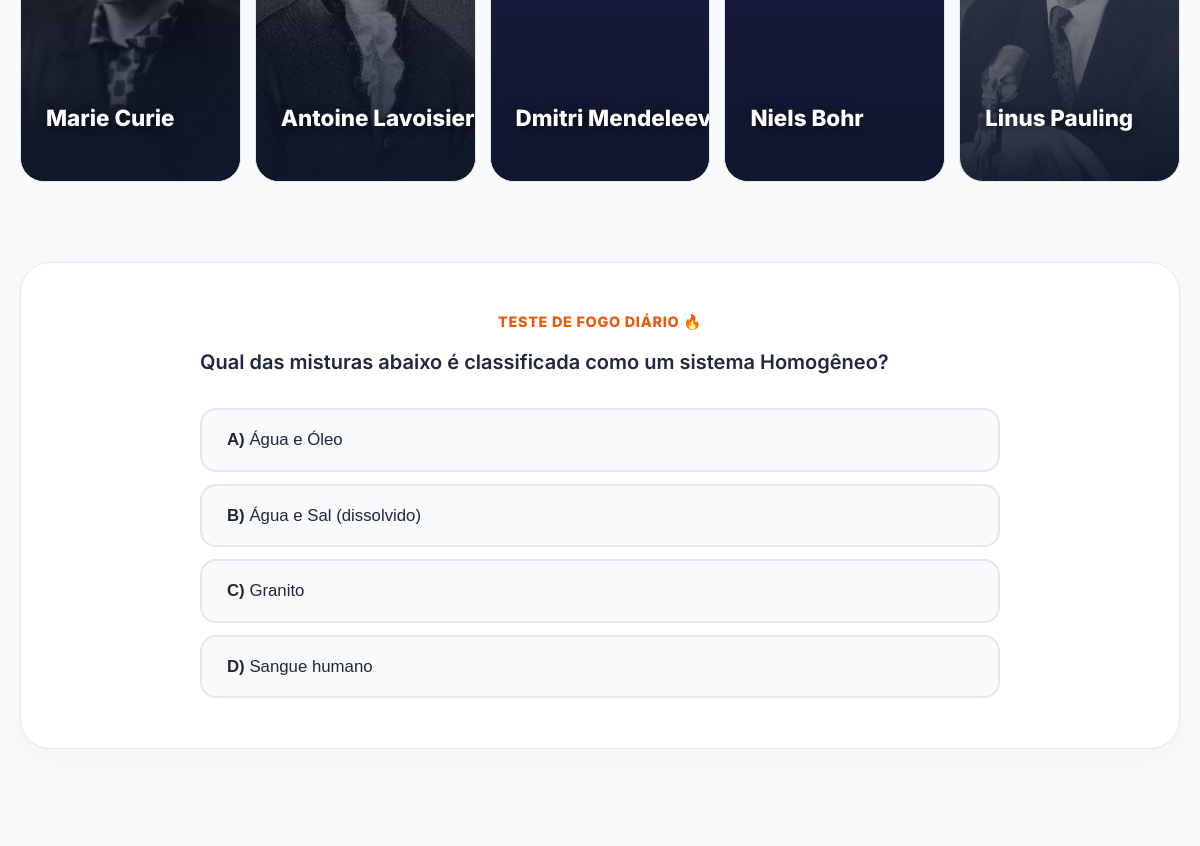
/ (middle part), run on an earlier commit of the app's database.
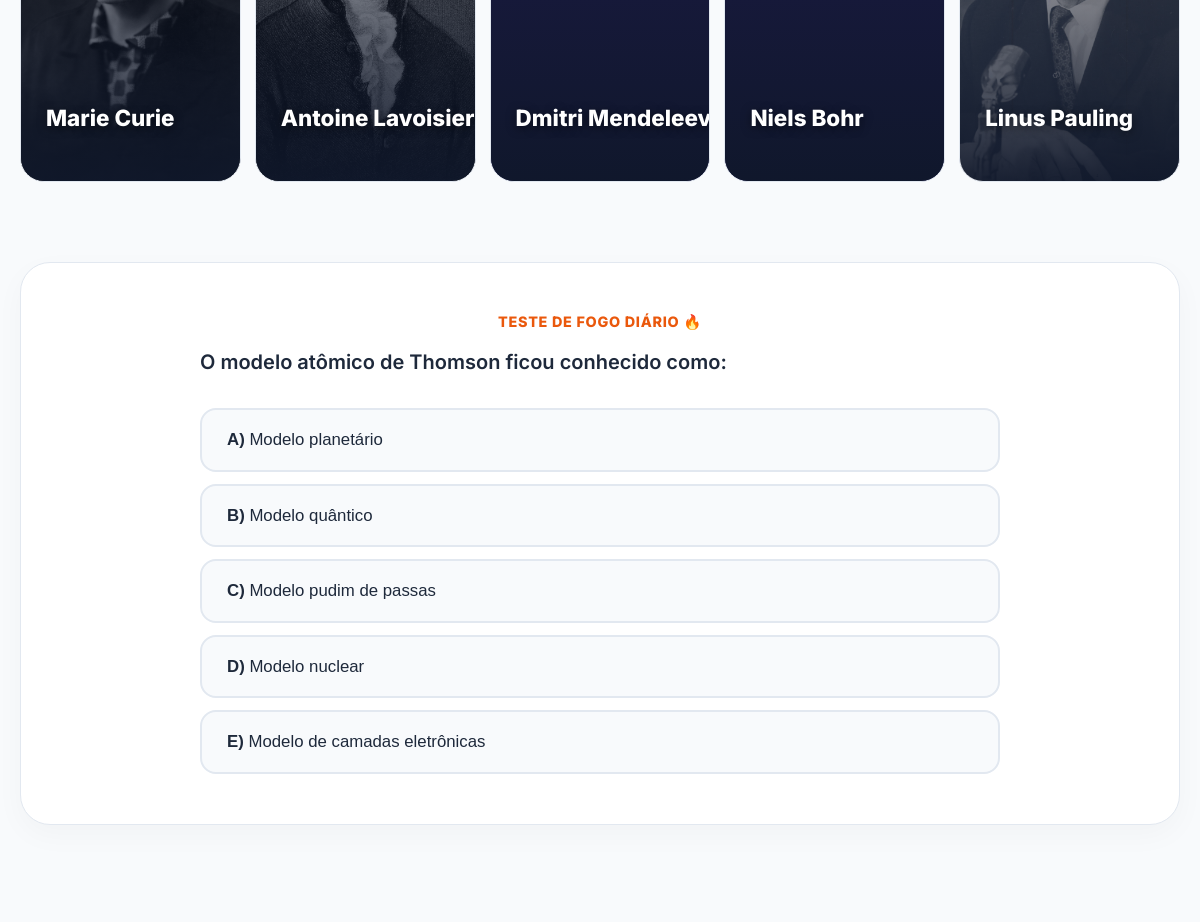
And on a later commit of the database.
### tables this page shows
CREATE TABLE `questions` (
  `id` int(11) NOT NULL,
  `subtopic_id` int(11) NOT NULL,
  `aula_id` int(11) DEFAULT NULL,
  `enunciado` text NOT NULL,
  `resolucao_comentada` text,
  `criado_por` int(11) DEFAULT NULL
);

CREATE TABLE `alternatives` (
  `id` int(11) NOT NULL,
  `question_id` int(11) NOT NULL,
  `letra` char(1) NOT NULL,
  `texto_alternativa` text NOT NULL,
  `eh_correta` tinyint(1) DEFAULT '0'
);

### index.php (the view, shortened to what this page needs)
<?php
require_once 'config.php';
$desafio_enunciado = "Qual das misturas abaixo é classificada como um sistema Homogêneo?";
$alts_desafio = [];
$letra_correta_desafio = 'B';
try {
    $stmtDesafio = $pdo->query("SELECT id, enunciado FROM questions ORDER BY RAND() LIMIT 1");
    $questao_rand = $stmtDesafio->fetch(PDO::FETCH_ASSOC);
    if ($questao_rand) {
        $desafio_enunciado = $questao_rand['enunciado'];
        $stmtAlts = $pdo->prepare("SELECT letra, texto_alternativa, eh_correta FROM alternatives WHERE question_id = ? ORDER BY letra ASC");
        $stmtAlts->execute([$questao_rand['id']]);
        $alts_desafio = $stmtAlts->fetchAll(PDO::FETCH_ASSOC);
        foreach ($alts_desafio as $alt) {
            if ($alt['eh_correta'] == 1) {
                $letra_correta_desafio = $alt['letra'];
            }
        }
    }
} catch (Exception $e) {
}
?>
<!DOCTYPE html>
<html lang="pt-BR" style="scroll-behavior: smooth;">
<head>
</head>
<body>
  <section id="interativos" class="interativos-section">
    <div class="notaveis-container">
        <div class="notavel-card bg-curie">
            <div class="notavel-info">
                <h3 class="notavel-nome">Marie Curie</h3>
            </div>
        </div>
        <div class="notavel-card bg-lavoisier">
            <div class="notavel-info">
                <h3 class="notavel-nome">Antoine Lavoisier</h3>
            </div>
        </div>
        <div class="notavel-card bg-mendeleev">
            <div class="notavel-info">
                <h3 class="notavel-nome">Dmitri Mendeleev</h3>
            </div>
        </div>
        <div class="notavel-card bg-bohr">
            <div class="notavel-info">
                <h3 class="notavel-nome">Niels Bohr</h3>
            </div>
        </div>
        <div class="notavel-card bg-pauling">
            <div class="notavel-info">
                <h3 class="notavel-nome">Linus Pauling</h3>
            </div>
        </div>
    </div>
    <div class="desafio-box">
        <span style="color: var(--laranja-enem); font-weight: 800; font-size: 0.9rem; text-transform: uppercase; letter-spacing: 0.05em; display: block; margin-bottom: 15px;">Teste de Fogo Diário 🔥</span>
        <?php if (!empty($alts_desafio)): ?>
            <div class="desafio-pergunta"><?php echo nl2br(htmlspecialchars($desafio_enunciado)); ?></div>
            <div class="desafio-opcoes" id="opcoesDesafio">
                <?php foreach ($alts_desafio as $alt): ?>
                    <button class="btn-opcao" onclick="verificarRespostaDesafio(this, <?php echo $alt['eh_correta']; ?>, '<?php echo $letra_correta_desafio; ?>')">
                        <strong><?php echo $alt['letra']; ?>)</strong> <?php echo htmlspecialchars($alt['texto_alternativa']); ?>
                    </button>
                <?php endforeach; ?>
            </div>
        <?php else: ?>
            <div class="desafio-pergunta">Qual das misturas abaixo é classificada como um sistema Homogêneo?</div>
            <div class="desafio-opcoes" id="opcoesDesafio">
                <button class="btn-opcao" onclick="verificarRespostaDesafio(this, 0, 'B')"><strong>A)</strong> Água e Óleo</button>
                <button class="btn-opcao" onclick="verificarRespostaDesafio(this, 1, 'B')"><strong>B)</strong> Água e Sal (dissolvido)</button>
                <button class="btn-opcao" onclick="verificarRespostaDesafio(this, 0, 'B')"><strong>C)</strong> Granito</button>
                <button class="btn-opcao" onclick="verificarRespostaDesafio(this, 0, 'B')"><strong>D)</strong> Sangue humano</button>
            </div>
        <?php endif; ?>
    </div>
  </section>
</body>
</html>

### index.php (style rules this page uses)
:root { --roxo-base: #7c3aed; --roxo-escuro: #4c1d95; --roxo-claro: #ede9fe; --texto-principal: #1e293b; --texto-secundario: #64748b; --bg-global: #f8fafc; --bg-card: #ffffff; --borda: #e2e8f0; --laranja-enem: #ea580c; --nav-bg: rgba(255, 255, 255, 0.85); }
body { font-family: 'Inter', sans-serif; background-color: var(--bg-global); color: var(--texto-principal); margin: 0; padding: 0; overflow-x: hidden; transition: background-color 0.3s ease, color 0.3s ease; }
.interativos-section { padding: 100px 20px; max-width: 1200px; margin: 0 auto; }
.notaveis-container { display: flex; height: 400px; gap: 14px; margin-bottom: 80px; }
.notavel-card { flex: 1; border-radius: 24px; overflow: hidden; transition: flex 0.6s cubic-bezier(0.25, 0.8, 0.25, 1), border-color 0.3s; cursor: pointer; position: relative; border: 1px solid var(--borda); display: flex; flex-direction: column; justify-content: flex-end; padding: 25px; background-size: cover; background-position: center center; background-repeat: no-repeat; background-color: #1e1b4b; }
.notavel-card::before { content: ''; position: absolute; top: 0; left: 0; right: 0; bottom: 0; background: linear-gradient(to top, rgba(15,23,42,0.95) 0%, rgba(15,23,42,0.5) 50%, rgba(15,23,42,0.2) 100%); z-index: 1; transition: opacity 0.3s; }
.notavel-info { position: relative; z-index: 2; color: white; text-align: left; }
.notavel-nome { font-weight: 800; font-size: 1.4rem; margin: 0; white-space: nowrap; text-shadow: 0 2px 10px rgba(0,0,0,0.5); }
.bg-curie { background-image: url('assets/curie.jpg'); }
.bg-lavoisier { background-image: url('assets/lavoisier.jpg'); }
.bg-mendeleev { background-image: url('assets/mendeleev.jpg'); }
.bg-bohr { background-image: url('assets/bohr.jpg'); }
.bg-pauling { background-image: url('assets/pauling.jpg'); }
.desafio-box { background: var(--bg-card); border: 1px solid var(--borda); border-radius: 30px; padding: 50px; text-align: center; box-shadow: 0 10px 30px rgba(0,0,0,0.03); }
.desafio-pergunta { font-size: 1.25rem; font-weight: 600; line-height: 1.6; margin-bottom: 30px; color: var(--texto-principal); max-width: 800px; margin-inline: auto; text-align: justify; }
.desafio-opcoes { display: grid; grid-template-columns: 1fr; gap: 12px; max-width: 800px; margin: 0 auto; }
.btn-opcao { background: var(--bg-global); border: 2px solid var(--borda); color: var(--texto-principal); text-align: left; padding: 18px 25px; border-radius: 16px; font-weight: 500; font-size: 1.05rem; cursor: pointer; transition: all 0.2s; line-height: 1.4; }

What changed in the data, as far as the page shows it:
added questions: enunciado "O modelo atômico de Thomson ficou conhecido como:"
added alternatives: letra "A", texto_alternativa "Modelo planetário"
added alternatives: letra "B", texto_alternativa "Modelo quântico"
added alternatives: letra "C", texto_alternativa "Modelo pudim de passas"
added alternatives: letra "D", texto_alternativa "Modelo nuclear"
added alternatives: letra "E", texto_alternativa "Modelo de camadas eletrônicas"
Also different on the page:
text no longer shown: "Qual das misturas abaixo é classificada como um sistema Homogêneo? A) Água e Óleo B) Água e Sal (dissolvido) C) Granito D) Sangue humano"
